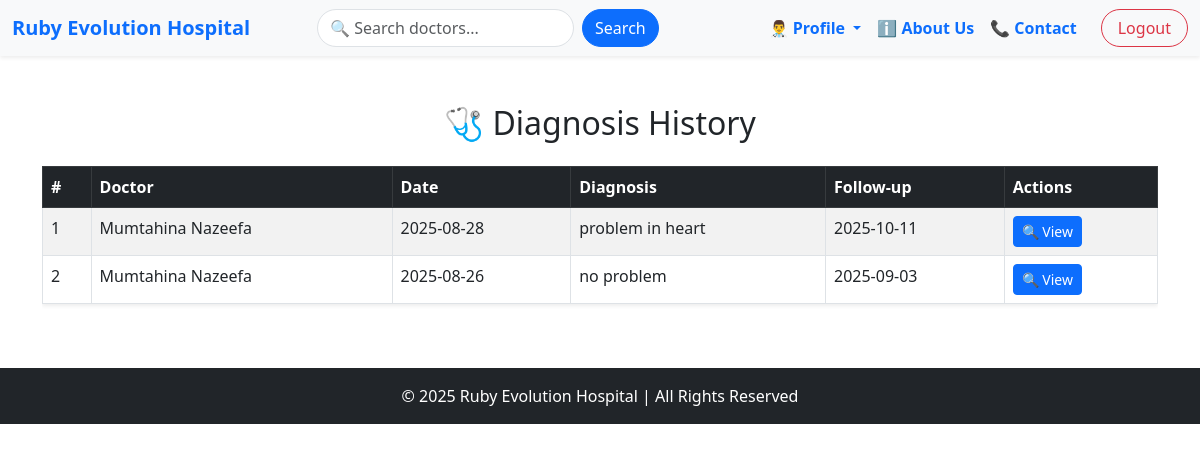
Page /appointment/appointment/PatientDiagnosisList/1/ (signed in) on the committed database.
### appointment/models.py (models this page shows, shortened)
class PatientDiagnosis(models.Model):
    appointment = models.OneToOneField(Appointment, on_delete=models.CASCADE,related_name="diagnosis",null=True,blank=True)
    doctor = models.ForeignKey(DoctorProfile, on_delete=models.SET_NULL, null=True, blank=True)
    diagnosis = models.TextField(null=True, blank=True)
    treatment_summary = models.TextField(null=True, blank=True)
    medicines_prescribed = models.TextField(null=True, blank=True)
    follow_up_date = models.DateField(null=True, blank=True)
    notes = models.TextField(null=True, blank=True)

class Appointment(models.Model):
    STATUS_CHOICES = [
        ('Pending', 'Pending'),
        ('Confirmed', 'Confirmed'),
        ('Completed', 'Completed'),
        ('Cancelled', 'Cancelled'),
    ]
    patient = models.ForeignKey(PatientProfile, on_delete=models.CASCADE)
    doctor = models.ForeignKey(DoctorProfile, on_delete=models.CASCADE)
    appointment_date = models.DateTimeField()
    status = models.CharField(max_length=20, choices=STATUS_CHOICES, default='Pending')
    notes = models.TextField(null=True, blank=True)
    created_at = models.DateTimeField(auto_now_add=True)

### accounts/models.py (models this page shows, shortened)
class DoctorProfile(models.Model):
    DEPARTMENT_CHOICES = [
        ('Cardiology', 'Cardiology'),
        ('Neurology', 'Neurology'),
        ('Orthopedics', 'Orthopedics'),
        ('Pediatrics', 'Pediatrics'),
        ('General', 'General'),
        ('Dermatology', 'Dermatology'),
        ('Gynecology', 'Gynecology'),
    ]
    user = models.OneToOneField(CustomUser, on_delete=models.CASCADE,related_name='doctor')
    profile_picture = models.ImageField(upload_to='doctor_profiles/', null=True, blank=True)
    contact_number = models.CharField(max_length=15, null=True, blank=True)
    department = models.CharField(max_length=50, choices=DEPARTMENT_CHOICES, default='General')
    specialization = models.CharField(max_length=100, null=True, blank=True)
    qualification = models.CharField(max_length=200, null=True, blank=True)
    bio = models.TextField(null=True,blank=True)
    experience = models.PositiveIntegerField(default=0)
    consultation_fee = models.DecimalField(max_digits=8, decimal_places=2, default=0.00)
    availability_status = models.BooleanField(default=True)

class CustomUser(AbstractUser):
    ROLE_CHOICES = (
        ('admin', 'Admin'),
        ('doctor', 'Doctor'),
        ('patient', 'Patient'),
        ('staff', 'Staff'),
    )
    CURRENT_STATUS = [
        ('apporved','Approved'),
        ('panding','Panding'),
        ('cancel','Cancel'),
    ]
    first_name = models.CharField(max_length=50,null=True)
    last_name = models.CharField(max_length=50,null=True)
    role = models.CharField(choices=ROLE_CHOICES, max_length=50,null=True, blank=True)
    current_status = models.CharField(choices=CURRENT_STATUS, max_length=50,default='panding')

### appointment/views.py (the view)
# urls.py: path("appointment/PatientDiagnosisList/<int:patient_id>/", PatientDiagnosisListView.as_view(), name="PatientDiagnosisList"),
class PatientDiagnosisListView(LoginRequiredMixin,View):
    def get(self, request,patient_id):
        patient = get_object_or_404(PatientProfile,id=patient_id)
        diagnoses = PatientDiagnosis.objects.filter(appointment__patient=patient)
        return render(request,'diagnosis/diagnosesList.html',{'diagnoses':diagnoses})

### appointment/templates/diagnosis/diagnosesList.html
{% extends "base.html" %}
{% block content %}
<div class="container mt-5">
    <h2 class="text-center mb-4">🩺 Diagnosis History</h2>
    {% if diagnoses %}
        <div class="table-responsive">
            <table class="table table-striped table-bordered shadow-sm">
                <thead class="table-dark">
                    <tr>
                        <th>#</th>
                        <th>Doctor</th>
                        <th>Date</th>
                        <th>Diagnosis</th>
                        <th>Follow-up</th>
                        <th>Actions</th>
                    </tr>
                </thead>
                <tbody>
                    {% for diagnosis in diagnoses %}
                    <tr>
                        <td>{{ forloop.counter }}</td>
                        <td>{{ diagnosis.doctor.user.get_full_name|default:"N/A" }}</td>
                        <td>{{ diagnosis.appointment.appointment_date|date:"Y-m-d" }}</td>
                        <td>{{ diagnosis.appointment.notes|truncatechars:40|default:"-" }}</td>
                        <td>
                            {% if diagnosis.follow_up_date %}
                                {{ diagnosis.follow_up_date|date:"Y-m-d" }}
                            {% else %}
                                N/A
                            {% endif %}
                        </td>
                        <td>
                            <a href="{% url 'DiagnosisDetail' diagnosis.id %}"
                               class="btn btn-sm btn-primary">
                                🔍 View
                            </a>
                        </td>
                    </tr>
                    {% endfor %}
                </tbody>
            </table>
        </div>
    {% else %}
        <div class="alert alert-warning text-center">
            No diagnosis records found for this patient.
        </div>
    {% endif %}
</div>
{% endblock %}

### rows in the picture
PatientDiagnosis: doctor.user.get_full_name "Mumtahina Nazeefa", appointment.appointment_date "2025-08-28", appointment.notes "problem in heart", follow_up_date "2025-10-11"
PatientDiagnosis: doctor.user.get_full_name "Mumtahina Nazeefa", appointment.appointment_date "2025-08-26", appointment.notes "no problem", follow_up_date "2025-09-03"
